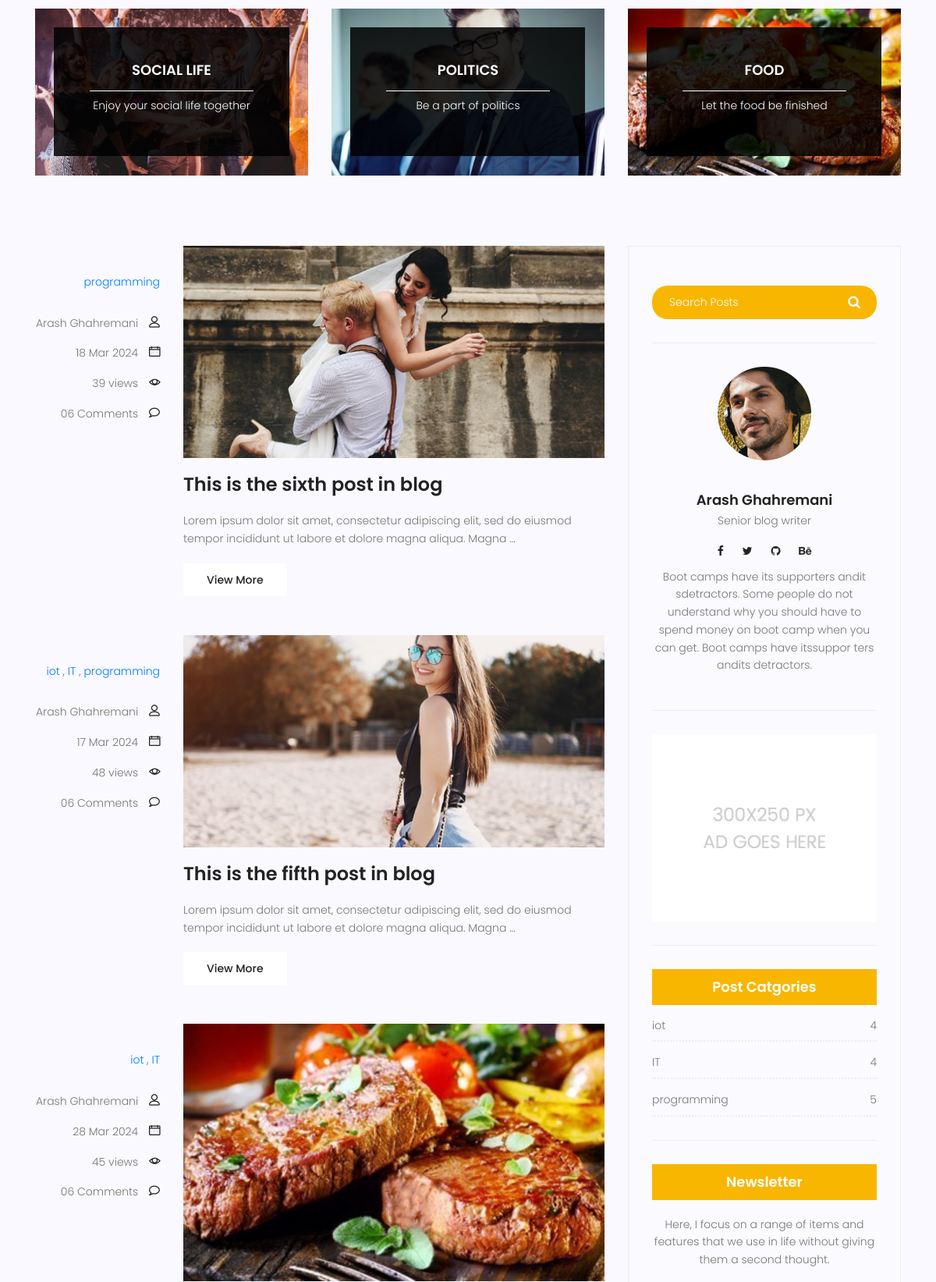
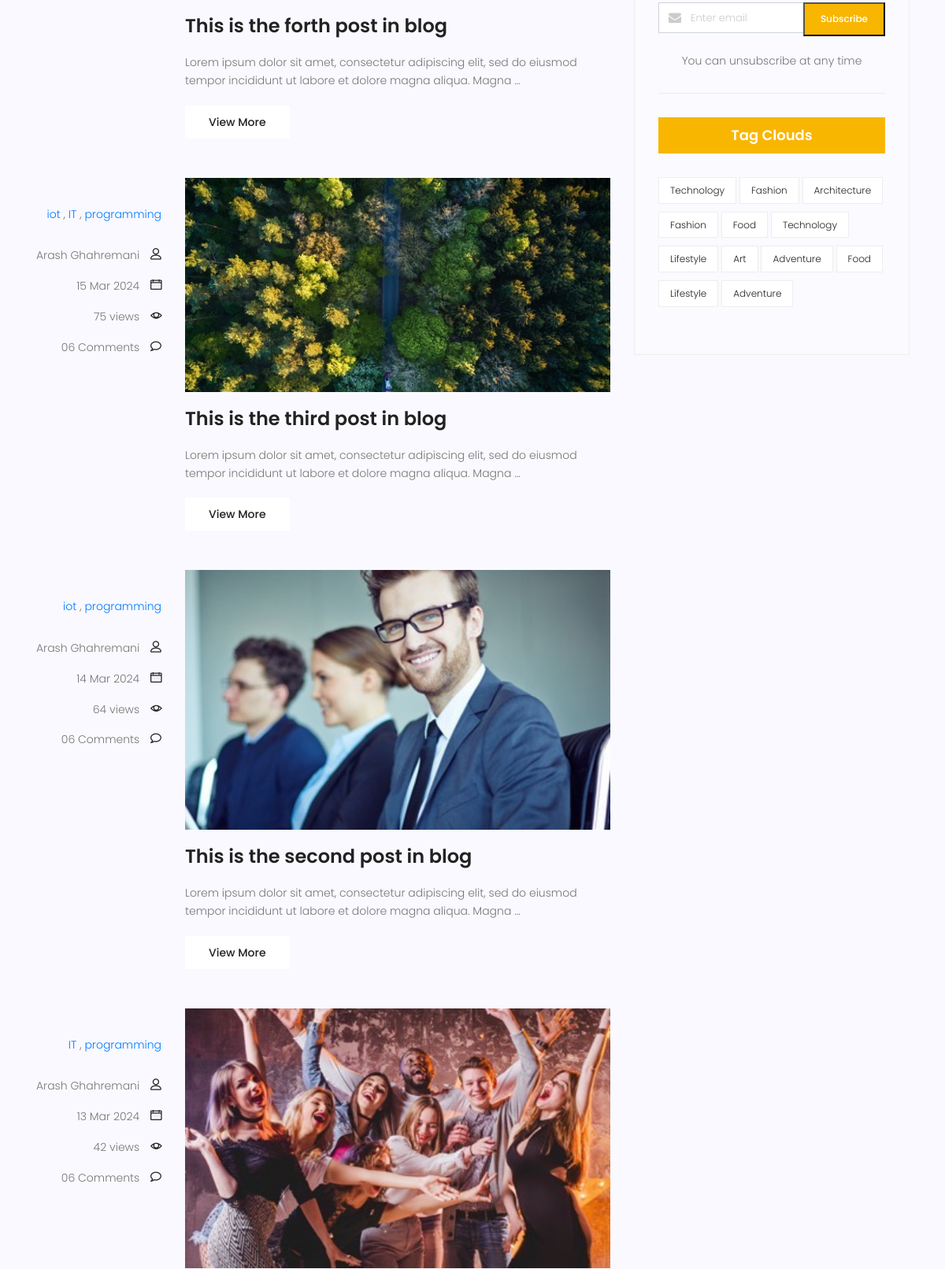
Page /blog/search/ (middle part) on the earlier database version (2 pictures, top to bottom).
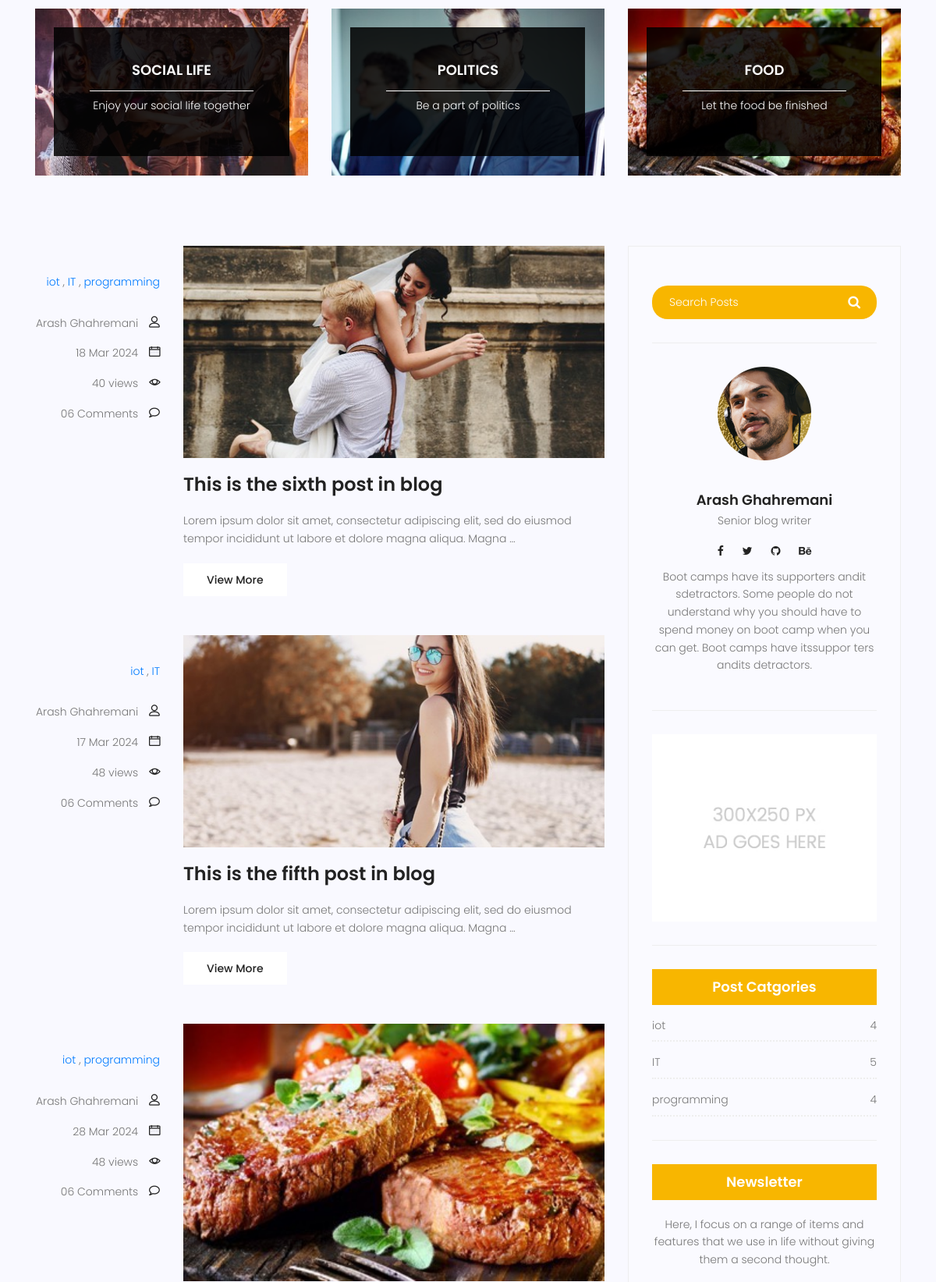
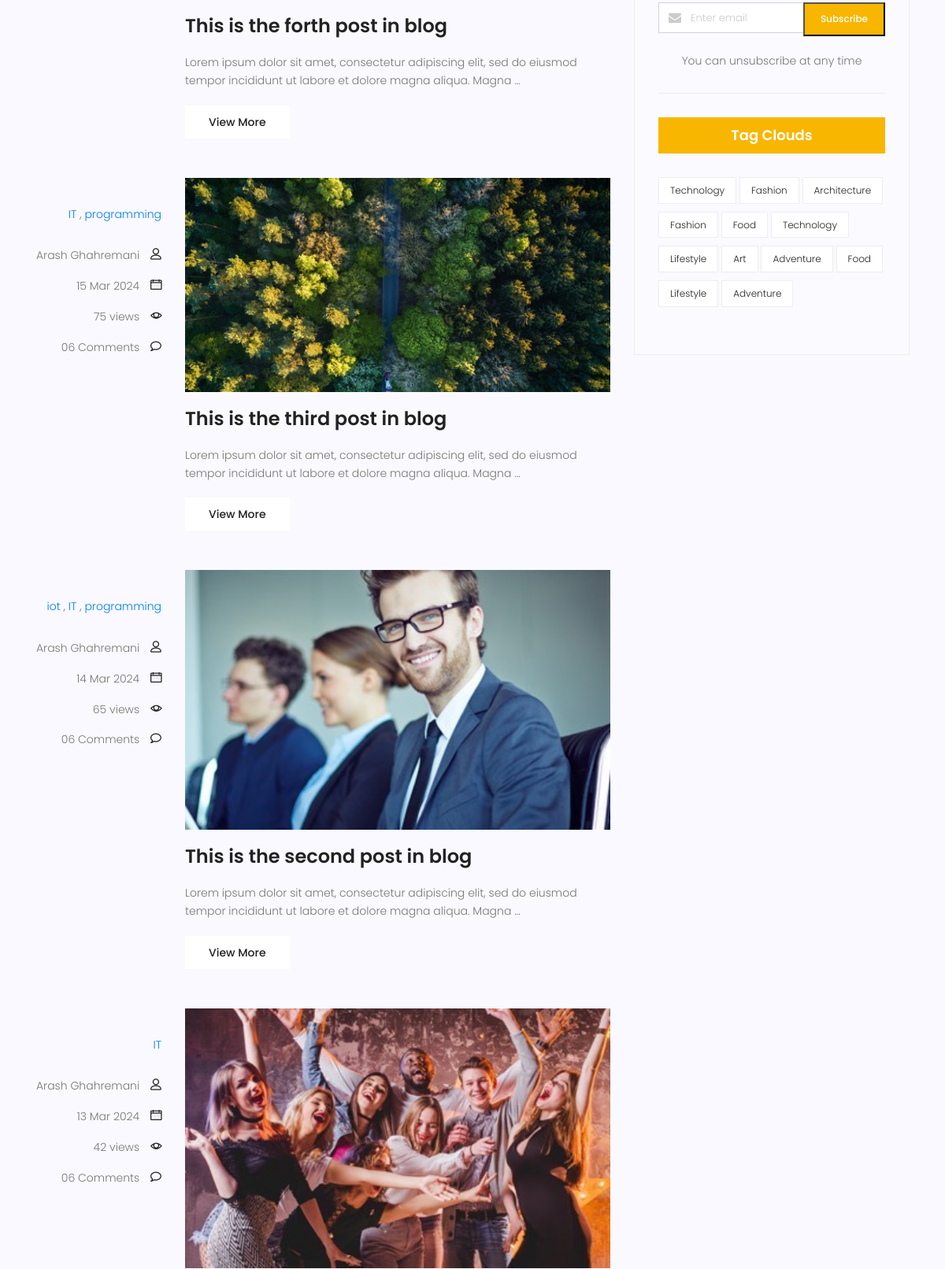
Same page on the later database version (2 pictures, top to bottom).
### blog/models.py (models this page shows, shortened)
class Category(models.Model):
    name = models.CharField(max_length = 255)
    def __str__(self):
        return self.name

class Post (models.Model) :
    image = models.ImageField(upload_to = 'blog/',default = 'blog/default.jpg')
    author = models.ForeignKey(User,on_delete=models.SET_NULL,null=True)
    title = models.CharField (max_length = 200)
    content = models.TextField ()
    category = models.ManyToManyField (Category)
    counted_view = models.IntegerField (default = 0)
    status = models.BooleanField (default = False)
    published_date = models.DateTimeField (null = True)
    created_date = models.DateTimeField (auto_now_add = True)
    update_date = models.DateTimeField (auto_now = True)
    class Meta:
        ordering = ['-created_date']
    def excerpt(self) :
        return truncatewords(self.content,20)

### blog/views.py (the view)
# urls.py: path('search/',blog_search, name="search"),
def blog_search(request):
    posts = Post.objects.filter(status=1)
    if request.method == 'GET':
        s = request.GET.get('s')
        if s:
            posts = posts.filter(content__contains=s)
    context = {'posts': posts}
    return render(request, "blog/blog-home.html", context)

### blog/templatetags/blog_tags.py (called while the page is built)
@register.inclusion_tag('blog/post-categories.html')
def postcategories() :
    posts = Post.objects.filter(status = 1)
    categories = Category.objects.all()
    cat_dict = {}
    for name in categories :
        cat_dict[name]=posts.filter(category=name).count()
    return {'categories':cat_dict}

### templates/blog/blog-home.html (shortened to what this page needs)
{% extends 'base.html' %}
{% load static %}
{% load blog_tags %}
{% block content %}
<section class="top-category-widget-area pt-90 pb-90 ">
	<div class="container">
		<div class="row">
			<div class="col-lg-4">
				<div class="single-cat-widget">
					<div class="content relative">
						<div class="overlay overlay-bg"></div>
						<a href="#" target="_blank">
							<div class="thumb">
								<img class="content-image img-fluid d-block mx-auto"
									src="{% static 'img/blog/cat-widget1.jpg' %}" alt="">
							</div>
							<div class="content-details">
								<h4 class="content-title mx-auto text-uppercase">Social life</h4>
								<span></span>
								<p>Enjoy your social life together</p>
							</div>
						</a>
					</div>
				</div>
			</div>
			<div class="col-lg-4">
				<div class="single-cat-widget">
					<div class="content relative">
						<div class="overlay overlay-bg"></div>
						<a href="#" target="_blank">
							<div class="thumb">
								<img class="content-image img-fluid d-block mx-auto"
									src="{% static 'img/blog/cat-widget2.jpg' %}" alt="">
							</div>
							<div class="content-details">
								<h4 class="content-title mx-auto text-uppercase">Politics</h4>
								<span></span>
								<p>Be a part of politics</p>
							</div>
						</a>
					</div>
				</div>
			</div>
			<div class="col-lg-4">
				<div class="single-cat-widget">
					<div class="content relative">
						<div class="overlay overlay-bg"></div>
						<a href="#" target="_blank">
							<div class="thumb">
								<img class="content-image img-fluid d-block mx-auto"
									src="{% static 'img/blog/cat-widget3.jpg' %}" alt="">
							</div>
							<div class="content-details">
								<h4 class="content-title mx-auto text-uppercase">Food</h4>
								<span></span>
								<p>Let the food be finished</p>
							</div>
						</a>
					</div>
				</div>
			</div>
		</div>
	</div>
</section>
<section class="post-content-area">
	<div class="container">
		<div class="row">
			<div class="col-lg-8 posts-list">
				{% for post in posts %}
				<div class="single-post row">
					<div class="col-lg-3  col-md-3 meta-details">
						<ul class="tags">
							{% for cat in post.category.all %}
								<a href="{% url 'blog:category' cat_name=cat.name %}"> {{ cat.name }}</a> {% if not forloop.last %},{% endif %}
							{% endfor %}
						</ul>
						<div class="user-details row">
							<p class="user-name col-lg-12 col-md-12 col-6"><a href="{% url 'blog:author' author_username=post.author.username %}">{{post.author.get_full_name}}</a>
								<span class="lnr lnr-user"></span></p>
							<p class="date col-lg-12 col-md-12 col-6"><a href="#">{{post.published_date|date:'d M Y'}}</a> <span
									class="lnr lnr-calendar-full"></span></p>
							<p class="view col-lg-12 col-md-12 col-6"><a href="#">{{post.counted_view}} views</a> <span
									class="lnr lnr-eye"></span></p>
							<p class="comments col-lg-12 col-md-12 col-6"><a href="#">06 Comments</a> <span
									class="lnr lnr-bubble"></span></p>
						</div>
					</div>
					<div class="col-lg-9 col-md-9 ">
						<div class="feature-img">
							<img class="img-fluid" src="{{post.image.url}}" alt="">
						</div>
						<a class="posts-title" href="{% url 'blog:single' pid=post.id%}">
							<h3>{{post.title}}</h3>
						</a>
						<p class="excert">
							{{post.excerpt}}
						</p>
						<a href={{post.id}} class="primary-btn">View More</a>
					</div>
				</div>
				{% endfor%}
			</div>
			<div class="col-lg-4 sidebar-widgets">
				<div class="widget-wrap">
						{% include 'blog/blog-search.html' %}
						{% include 'blog/blog-writer.html' %}
					    {% include 'blog/blog-ads.html' %}
						{% postcategories %}
						<div class="single-sidebar-widget newsletter-widget">
							<h4 class="newsletter-title">Newsletter</h4>
							<p>
								Here, I focus on a range of items and features that we use in life without
								giving them a second thought.
							</p>
							<form action="{% url 'website:newsletter' %}" method="post" class="subscription relative">
								<div class="form-group d-flex flex-row">
									<div class="col-autos">
										<div class="input-group">
											<div class="input-group-prepend">
												<div class="input-group-text"><i class="fa fa-envelope" aria-hidden="true"></i>
												</div>
											</div>
											<input type="email" class="form-control" id="inlineFormInputGroup" name="email"
												placeholder="Enter email" onfocus="this.placeholder = ''"
												onblur="this.placeholder = 'Enter email'">
										</div>
									</div>
									<button type="submit" class="bbtns">Subscribe</button>
								</div>
							</form>
							<p class="text-bottom">
								You can unsubscribe at any time
							</p>
						</div>
					<div class="single-sidebar-widget tag-cloud-widget">
						<h4 class="tagcloud-title">Tag Clouds</h4>
						<ul>
							<li><a href="#">Technology</a></li>
							<li><a href="#">Fashion</a></li>
							<li><a href="#">Architecture</a></li>
							<li><a href="#">Fashion</a></li>
							<li><a href="#">Food</a></li>
							<li><a href="#">Technology</a></li>
							<li><a href="#">Lifestyle</a></li>
							<li><a href="#">Art</a></li>
							<li><a href="#">Adventure</a></li>
							<li><a href="#">Food</a></li>
							<li><a href="#">Lifestyle</a></li>
							<li><a href="#">Adventure</a></li>
						</ul>
					</div>
				</div>
			</div>
		</div>
	</div>
</section>
{% endblock%}

### templates/base.html (shortened to what this page needs)
{% load static %}
<!DOCTYPE html>
<html lang="zxx" class="no-js">
<head>
    <link rel="stylesheet" href="{% static 'css/linearicons.css'%}">
    <link rel="stylesheet" href="{% static 'css/font-awesome.min.css'%}">
    <link rel="stylesheet" href="{% static 'css/bootstrap.css'%}">
    <link rel="stylesheet" href="{% static 'css/magnific-popup.css'%}">
    <link rel="stylesheet" href="{% static 'css/jquery-ui.css'%}">
    <link rel="stylesheet" href="{% static 'css/nice-select.css'%}">
    <link rel="stylesheet" href="{% static 'css/animate.min.css'%}">
    <link rel="stylesheet" href="{% static 'css/owl.carousel.css'%}">
    <link rel="stylesheet" href="{% static 'css/main.css'%}">
</head>
<body>
    {% block content %}
    {% endblock %}
</body>
</html>

### templates/blog/blog-search.html
{% load static %}
<div class="single-sidebar-widget search-widget">
    <form class="search-form" action="{% url 'blog:search' %}" method = 'get'>
        <input placeholder="Search Posts" name="s" type="text" onfocus="this.placeholder = ''"
            onblur="this.placeholder = 'Search Posts'">
        <button type="submit"><i class="fa fa-search"></i></button>
    </form>
</div>

### templates/blog/blog-writer.html
{% load static %}
    <div class="single-sidebar-widget user-info-widget">
        <img src="{% static 'img/blog/user-info.png' %}" alt="">
        <a href="#">
            <h4>Arash Ghahremani</h4>
        </a>
        <p>
            Senior blog writer
        </p>
        <ul class="social-links">
            <li><a href="#"><i class="fa fa-facebook"></i></a></li>
            <li><a href="#"><i class="fa fa-twitter"></i></a></li>
            <li><a href="#"><i class="fa fa-github"></i></a></li>
            <li><a href="#"><i class="fa fa-behance"></i></a></li>
        </ul>
        <p>
            Boot camps have its supporters andit sdetractors. Some people do not understand why you
            should have to spend money on boot camp when you can get. Boot camps have itssuppor ters
            andits detractors.
        </p>
    </div>

### templates/blog/blog-ads.html
{% load static %}
<div class="single-sidebar-widget ads-widget">
    <a href="#"><img class="img-fluid" src="{% static 'img/blog/ads-banner.jpg' %}" alt=""></a>
</div>

### templates/blog/post-categories.html
{% load static %}
<div class="single-sidebar-widget post-category-widget">
    <h4 class="category-title">Post Catgories</h4>
    <ul class="cat-list">
        {% for name,count in categories.items %}
        <li>
            <a href="{% url 'blog:category' cat_name=name %}" class="d-flex justify-content-between">
                <p>{{name}}</p>
                <p>{{count}}</p>
            </a>
        </li>
        {% endfor %}
    </ul>
</div>

Differences in the rows shown:
changed Post "This is the sixth post in blog": gains Category (name "iot", count "4"); gains Category (name "IT", count "5"); counted_view "39" → "40"
shown differently, row unchanged: Category "IT": count "4" → "5"; no longer shows ", ,"
computed for Category "programming": count "5" → "4"
changed Post "This is the fifth post in blog": loses Category (name "programming", count "5")
changed Post "This is the forth post in blog": gains Category (name "programming", count "4"); counted_view "45" → "48"; loses Category (name "IT", count "4")
changed Post "This is the third post in blog": loses Category (name "iot", count "4")
changed Post "This is the second post in blog": gains Category (name "IT", count "5"); counted_view "64" → "65"
changed Post "13 Mar 2024": loses Category (name "programming", count "5")
